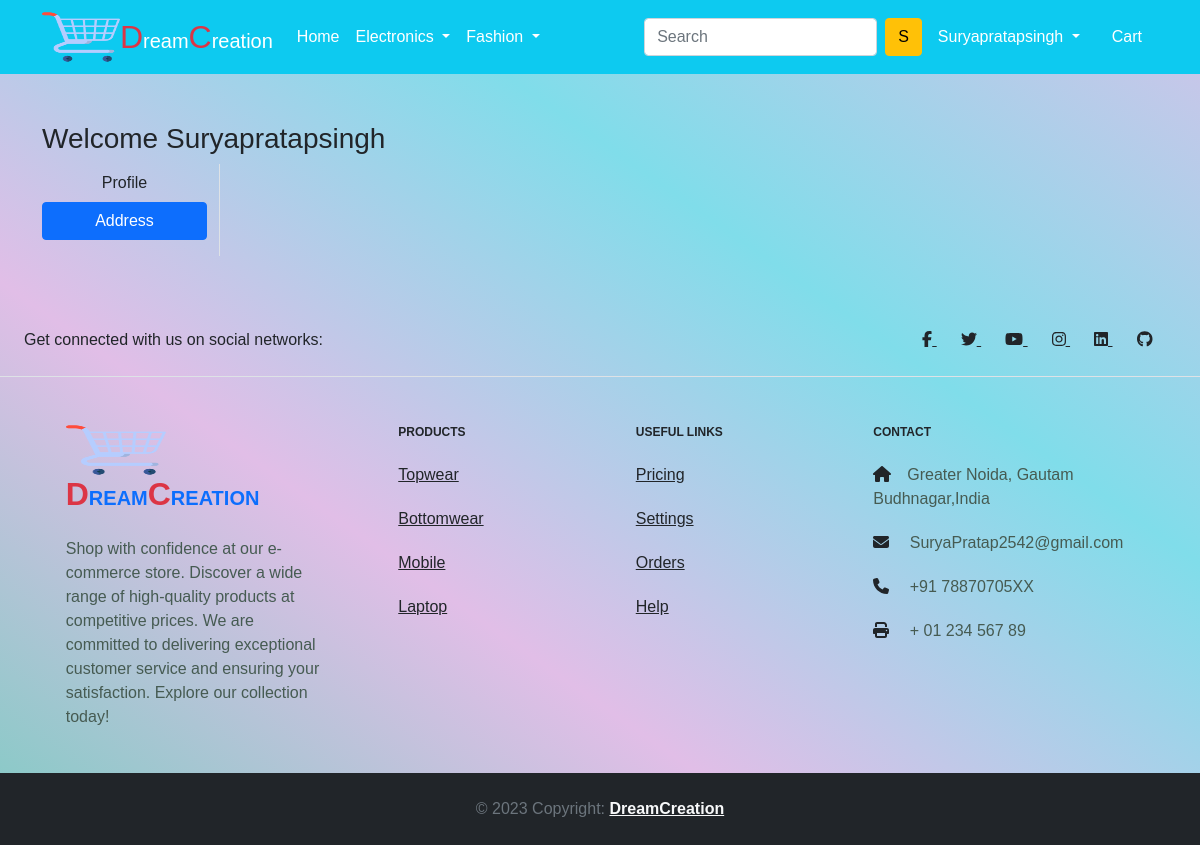
/address/ (signed in), run on an earlier commit of the app's database.
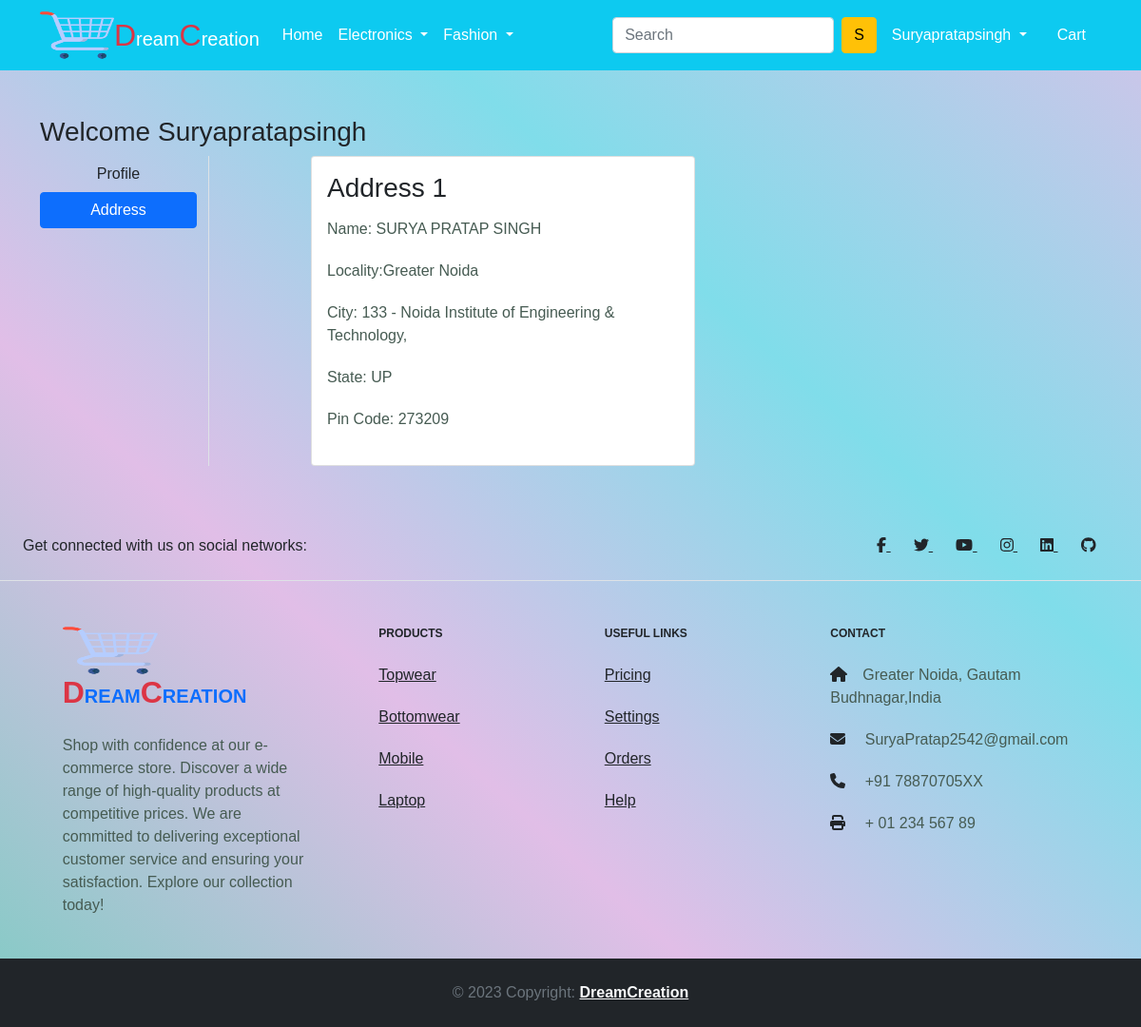
And on a later commit of the database.
### app/models.py (models this page shows, shortened)
class Customer(models.Model):
    user=models.ForeignKey(User,on_delete=models.CASCADE)
    name=models.CharField(max_length=200)
    locality=models.CharField(max_length=200)
    city=models.CharField(max_length=50)
    zipcode=models.IntegerField()
    state=models.CharField(choices=STATE_CHOICES,max_length=50)

### app/views.py (the view)
# urls.py: path('address/', views.address, name='address'),
@login_required
def address(request):
    add = Customer.objects.filter(user=request.user)
    return render(request, 'app/address.html',{'add':add,'active':'btn-primary'})

### app/templates/app/address.html (shortened to what this page needs)
{% extends 'app/base.html' %}
{% load static %}
{% block main-content %}
<div class="container my-5">
    <div class="row">
        <h3>Welcome <span class="text-capitalize">{{request.user}}</span></h3>
        <div class="col-sm-2 border-end">
            <ul class="list-unstyled">
                <li class="d-grid"><a href="{% url 'profile' %}" class="btn">Profile</a></li>
                <li class="d-grid"><a href="{% url 'address' %}" class="btn {{active}}">Address</a></li>
            </ul>
        </div>
        <div class="col-sm-9 offset-sm-1">
            <div class="row">
                {% for ad in add %}
                <div class="col-sm-6">
                    <div class="card">
                        <div class="card-body">
                            <h3>Address {{ forloop.counter }} </h3>
                            <p>Name: {{ad.name}}</p>
                            <p>Locality:{{ad.locality}}</p>
                            <p>City: {{ad.city}}</p>
                            <p>State: {{ad.state}}</p>
                            <p>Pin Code: {{ad.zipcode}}</p>
                        </div>
                    </div>
                </div>
                {% endfor %}
            </div>
        </div>
    </div>
</div>
{% endblock main-content %}

What changed in the data, as far as the page shows it:
added Customer: name "SURYA PRATAP SINGH", locality "Greater Noida", city "133 - Noida Institute of Engineering & Technology,", state "UP", zipcode "273209"
